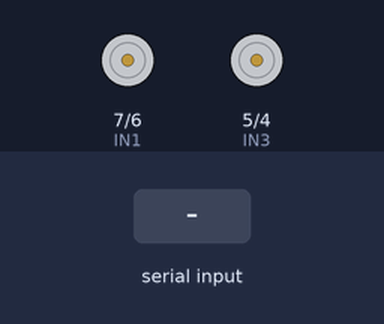
Recording of a sketch running on a simulated Arduino Uno, built with avr-gcc and run on an emulated ATmega328P. On the bench: motor-driver pin pairs drawn as motors (green arrow = first pin HIGH = forward, orange = second pin HIGH = backward, longer = more drive, scaled by the enable pin). The test bench sets the inputs (shaded band).

Above: at 1.2 s.
1.3 s: "F" received over Serial
At 1.7 s:
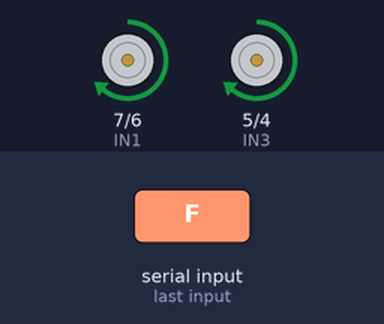
2.8 s: "B" received over Serial
At 4.0 s:
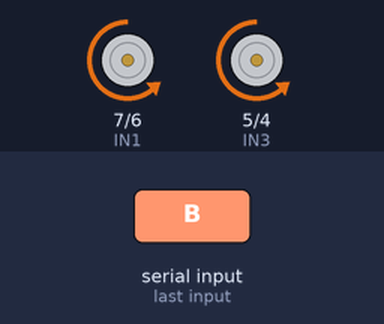
4.3 s: "L" received over Serial
At 5.1 s:
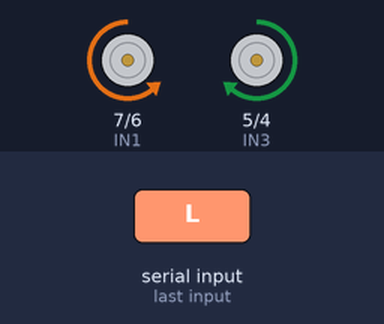
5.8 s: "R" received over Serial
At 6.3 s:
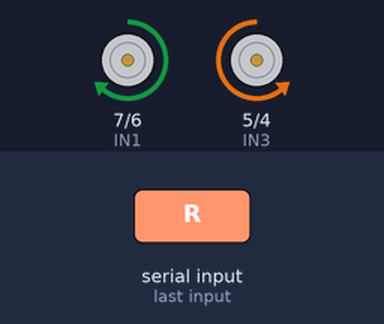
7.3 s: "1" received over Serial
At 8.6 s:
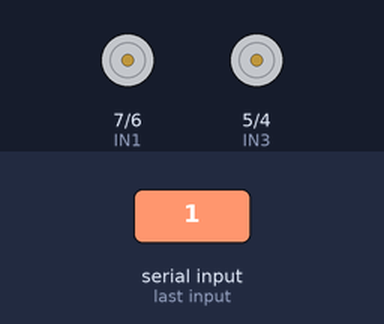
Timing chart, 0 to 9.8 s (numbered marks = the images above; inputs shaded):
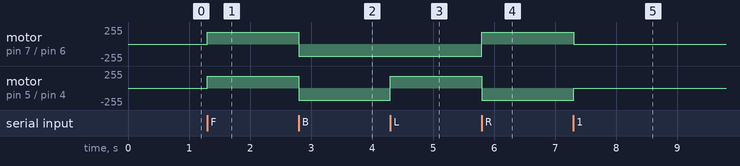

Measured:
- after the input at 1.3 s, motor on pin 7 (IN1) / pin 6 (IN2), motor on pin 5 (IN3) / pin 4 (IN4): stopped → forward 180/255 at once
- after the input at 2.8 s, motor on pin 7 (IN1) / pin 6 (IN2), motor on pin 5 (IN3) / pin 4 (IN4): forward 180/255 → backward 180/255 at once
- after the input at 4.3 s, motor on pin 5 (IN3) / pin 4 (IN4): backward 180/255 → forward 180/255 at once
- after the input at 5.8 s, motor on pin 7 (IN1) / pin 6 (IN2): backward 180/255 → forward 180/255 at once; motor on pin 5 (IN3) / pin 4 (IN4): forward 180/255 → backward 180/255 at once
- after the input at 7.3 s, motor on pin 7 (IN1) / pin 6 (IN2): forward 180/255 → stopped at once; motor on pin 5 (IN3) / pin 4 (IN4): backward 180/255 → stopped at once

The sketch:

Carrinho_Controlado_Por_Bluetooth.ino
```cpp
#include <SoftwareSerial.h>
SoftwareSerial bluetooth(2, 3);

int IN1 = 7;
int IN2 = 6;
int IN3 = 5;
int IN4 = 4;
int PWML = 9;
int PWMR = 10;
char comando;

void setup() {
  //Define os pinos como saida
  Serial.begin(9600);
  pinMode(IN1, OUTPUT);
  pinMode(IN2, OUTPUT);
  pinMode(IN3, OUTPUT);
  pinMode(IN4, OUTPUT);
  pinMode(PWML, OUTPUT);
  pinMode(PWMR, OUTPUT);
}

void loop() {

  while (Serial.available()) {

    comando = Serial.read();
    if (comando == 'F') {
      frente();
    } else if (comando == 'B') {
      tras();
    } else if (comando == 'L') {
      esquerda();
    } else if (comando == 'R') {
      direita();
    } else {
      parado();
    }
  }
}

void tras() {
  //Gira o Motor A e B no sentido horario
  analogWrite(PWML, 180);
  analogWrite(PWMR, 180);
  digitalWrite(IN1, LOW);
  digitalWrite(IN2, HIGH);
  digitalWrite(IN3, LOW);
  digitalWrite(IN4, HIGH);
}

void frente() {
  //Gira o Motor A e B no sentido anti-horario
  analogWrite(PWML, 180);
  analogWrite(PWMR, 180);
  digitalWrite(IN1, HIGH);
  digitalWrite(IN2, LOW);
  digitalWrite(IN3, HIGH);
  digitalWrite(IN4, LOW);
}

void esquerda() {
  analogWrite(PWML, 180);
  analogWrite(PWMR, 180);
  digitalWrite(IN1, LOW);
  digitalWrite(IN2, HIGH);
  digitalWrite(IN3, HIGH);
  digitalWrite(IN4, LOW);
}

void direita() {
  analogWrite(PWML, 180);
  analogWrite(PWMR, 180);
  digitalWrite(IN1, HIGH);
  digitalWrite(IN2, LOW);
  digitalWrite(IN3, LOW);
  digitalWrite(IN4, HIGH);
}
void parado() {
  digitalWrite(IN1, LOW);
  digitalWrite(IN2, LOW);
  digitalWrite(IN3, LOW);
  digitalWrite(IN4, LOW);
}
```
